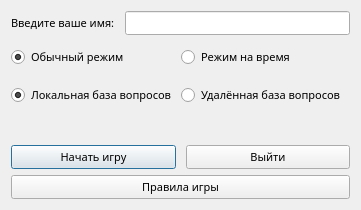
<?xml version="1.0" encoding="UTF-8"?>
<ui version="4.0">
 <class>Dialog</class>
 <widget class="QDialog" name="Dialog">
  <property name="geometry">
   <rect>
    <x>0</x>
    <y>0</y>
    <width>361</width>
    <height>210</height>
   </rect>
  </property>
  <property name="font">
   <font>
    <family>PT Sans</family>
    <pointsize>8</pointsize>
   </font>
  </property>
  <property name="windowTitle">
   <string>Начало игры</string>
  </property>
  <layout class="QVBoxLayout" name="verticalLayout" stretch="2,1,1,100000,1,1">
   <item>
    <layout class="QFormLayout" name="formLayout">
     <property name="formAlignment">
      <set>Qt::AlignLeading|Qt::AlignLeft|Qt::AlignVCenter</set>
     </property>
     <property name="horizontalSpacing">
      <number>10</number>
     </property>
     <property name="verticalSpacing">
      <number>0</number>
     </property>
     <item row="0" column="0">
      <widget class="QLabel" name="label">
       <property name="text">
        <string>Введите ваше имя:</string>
       </property>
      </widget>
     </item>
     <item row="0" column="1">
      <widget class="QLineEdit" name="lineEdit"/>
     </item>
    </layout>
   </item>
   <item>
    <layout class="QHBoxLayout" name="horizontalLayout_3">
     <property name="spacing">
      <number>0</number>
     </property>
     <property name="topMargin">
      <number>5</number>
     </property>
     <property name="bottomMargin">
      <number>5</number>
     </property>
     <item>
      <widget class="QRadioButton" name="radioButton">
       <property name="text">
        <string>Обычный режим</string>
       </property>
       <property name="checked">
        <bool>true</bool>
       </property>
       <attribute name="buttonGroup">
        <string notr="true">buttonGroup</string>
       </attribute>
      </widget>
     </item>
     <item>
      <widget class="QRadioButton" name="radioButton_2">
       <property name="text">
        <string>Режим на время</string>
       </property>
       <attribute name="buttonGroup">
        <string notr="true">buttonGroup</string>
       </attribute>
      </widget>
     </item>
    </layout>
   </item>
   <item>
    <layout class="QHBoxLayout" name="horizontalLayout_4">
     <property name="spacing">
      <number>0</number>
     </property>
     <property name="topMargin">
      <number>5</number>
     </property>
     <property name="bottomMargin">
      <number>5</number>
     </property>
     <item>
      <widget class="QRadioButton" name="radioButton_3">
       <property name="text">
        <string>Локальная база вопросов</string>
       </property>
       <property name="checked">
        <bool>true</bool>
       </property>
       <attribute name="buttonGroup">
        <string notr="true">buttonGroup_2</string>
       </attribute>
      </widget>
     </item>
     <item>
      <widget class="QRadioButton" name="radioButton_4">
       <property name="text">
        <string>Удалённая база вопросов</string>
       </property>
       <attribute name="buttonGroup">
        <string notr="true">buttonGroup_2</string>
       </attribute>
      </widget>
     </item>
    </layout>
   </item>
   <item>
    <spacer name="verticalSpacer">
     <property name="orientation">
      <enum>Qt::Vertical</enum>
     </property>
     <property name="sizeHint" stdset="0">
      <size>
       <width>20</width>
       <height>40</height>
      </size>
     </property>
    </spacer>
   </item>
   <item>
    <layout class="QHBoxLayout" name="horizontalLayout">
     <property name="spacing">
      <number>10</number>
     </property>
     <item>
      <widget class="QPushButton" name="ok_button">
       <property name="text">
        <string>Начать игру</string>
       </property>
      </widget>
     </item>
     <item>
      <widget class="QPushButton" name="exit_button">
       <property name="text">
        <string>Выйти</string>
       </property>
      </widget>
     </item>
    </layout>
   </item>
   <item>
    <widget class="QPushButton" name="rulebook_button">
     <property name="text">
      <string>Правила игры</string>
     </property>
    </widget>
   </item>
  </layout>
 </widget>
 <resources/>
 <connections/>
 <buttongroups>
  <buttongroup name="buttonGroup"/>
  <buttongroup name="buttonGroup_2"/>
 </buttongroups>
</ui>
